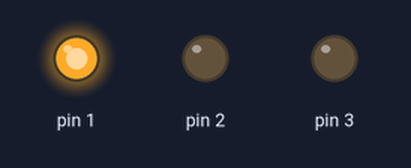
Bench run of a sketch on a simulated Arduino Uno, built with avr-gcc and run on an emulated ATmega328P. On the bench: output pins drawn as LEDs (lit = HIGH).

Above: at 0.05 s.
At 0.65 s:
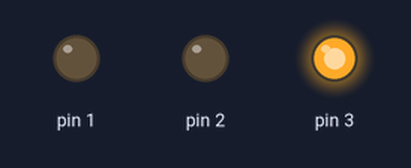
At 1.25 s:
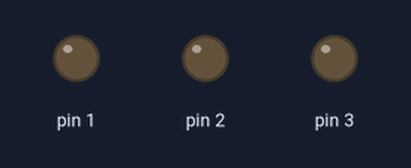
At 3.05 s:
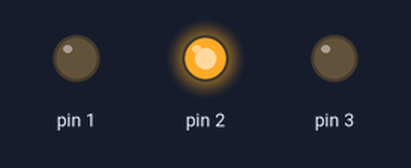
Timing chart, 0 to 3.4 s (numbered marks = the images above):
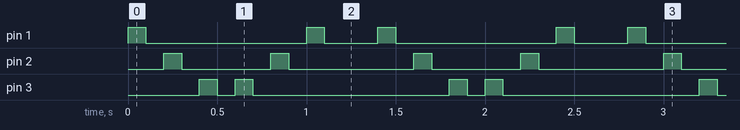

Measured:
- by itself, pin 1: repeats every 1.4 s: LOW 0.90 s, HIGH 0.10 s, LOW 0.30 s, HIGH 0.10 s
- by itself, pin 2: repeats every 1.4 s: LOW 0.50 s, HIGH 0.10 s, LOW 0.70 s, HIGH 0.10 s
- by itself, pin 3: repeats every 1.4 s: LOW 0.10 s, HIGH 0.10 s, LOW 1.1 s, HIGH 0.10 s

The sketch:

Blink2.ino
```cpp
void setup() {
  pinMode(1, OUTPUT);//красный
  pinMode(2, OUTPUT);//желтый
  pinMode(3, OUTPUT);//зеленый
  }


void loop() {

     for(int i = 1; i<=3; i++){
      digitalWrite(i, HIGH);
      delay(100);
      digitalWrite(i, LOW);
      delay(100);
    }
     for(int i = 3; i>=0; i--){
      digitalWrite(i, HIGH);
      delay(100);
      digitalWrite(i, LOW);
      delay(100);
    }
}
```
